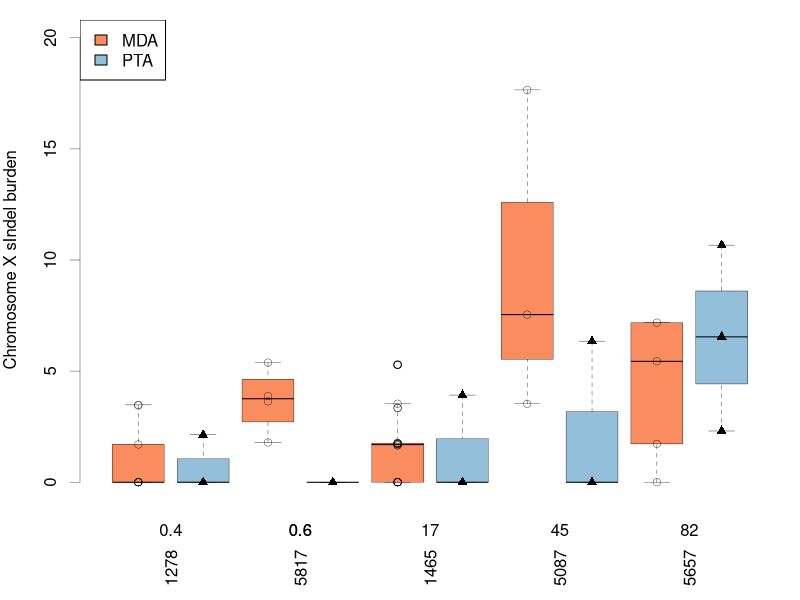

Reproduce this figure in R.
#!/usr/bin/env Rscript

tab <- read.csv('../data/Collected_chrX_simple_genotyping_indels.csv')

pdf(file='panel_b.pdf', width=1.5, height=2, pointsize=5)
par(mar=c(5, 4, 1, 1), bty='n')
burdens <- do.call(c, lapply(split(tab, tab$age), function(x)
    list(MDA=x$somatic.burden[x$amp=='MDA'], PTA=x$somatic.burden[x$amp=='PTA'])))
bp <- boxplot(burdens,
    col=c('#FA8D5F', '#93BFDA'), xaxt='n', yaxt='n',
    ylab='Chromosome X sIndel burden', ylim=c(0,20),
    pars=list(boxlwd=0.35, medlwd=1, whisklwd=0.35, staplelwd=0.35))
stripchart(burdens, vertical=T, add=T, pch=c(1, 17), lwd=0.35)
legend('topleft', fill=c('#FA8D5F', '#93BFDA'),
    legend=c('MDA','PTA'), bg='white')

xat <- sapply(split(1:10, rep(1:5, each=2)), mean)
axis(side=1, at=xat, labels=c(0.4, 0.6, 17, 45, 82), lwd=0, lwd.ticks=0, line=0)
axis(side=1, at=xat, labels=c(1278, 5817, 1465, 5087, 5657), lwd=0, lwd.ticks=0, las=3, line=1.5)
# For some reason 0.6 doesn't print in the above axis
axis(side=1, at=xat[2], labels=c(0.4, 0.6, 17, 45, 82)[2], lwd=0, lwd.ticks=0, line=0)

axis(side=2, at=c(0,5,10,15,20), lwd=0.35, lwd.ticks=0.35)
dev.off()

mda.vs.pta <- sapply(split(tab, tab$age),
    function(d) sapply(split(d$somatic.burden, d$amp), mean))

cat("PLOT NOTE:\n")
cat("PLOT NOTE:\n")
cat("PLOT NOTE: Manually add point at 60.645 for 5657 MDA\n")
cat("PLOT NOTE:\n")
cat("PLOT NOTE:\n")

cat("Average sensitivity adjusted SNV burden per male\n")
print(mda.vs.pta)

cat("Excess SNV burden per male\n")
print(mda.vs.pta[1,]-mda.vs.pta[2,])

cat("Average excess SNV burden\n")
print(mean(mda.vs.pta[1,]-mda.vs.pta[2,]))
cat("Median excess SNV burden\n")
print(median(mda.vs.pta[1,]-mda.vs.pta[2,]))

cat("Simple X------------\n")
cat("Simple X Infant SNVs (raw calls):\n")
print(sapply(split(tab$n.somatic.indels[tab$age < 1], tab$amp[tab$age < 1]), mean))
cat("Simple X infant SNVs (corrected burdens):\n")
print(sapply(split(tab$somatic.burden[tab$age < 1], tab$amp[tab$age < 1]), mean))
